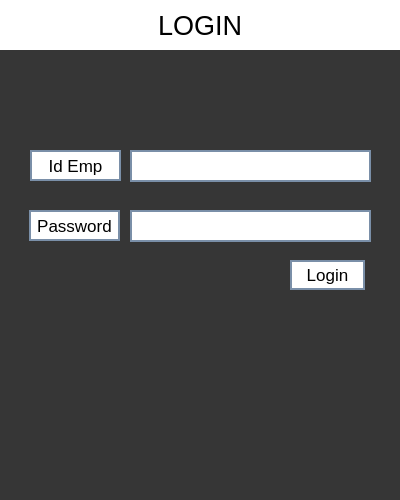
<?xml version="1.0" encoding="UTF-8"?>
<ui version="4.0">
 <class>Dialog</class>
 <widget class="QDialog" name="Dialog">
  <property name="geometry">
   <rect>
    <x>0</x>
    <y>0</y>
    <width>400</width>
    <height>500</height>
   </rect>
  </property>
  <property name="windowTitle">
   <string>Dialog</string>
  </property>
  <property name="styleSheet">
   <string notr="true">background-color:rgb(54, 54, 54)</string>
  </property>
  <widget class="QLabel" name="Title">
   <property name="geometry">
    <rect>
     <x>0</x>
     <y>0</y>
     <width>400</width>
     <height>50</height>
    </rect>
   </property>
   <property name="font">
    <font>
     <family>Segoe UI Symbol</family>
     <pointsize>20</pointsize>
    </font>
   </property>
   <property name="styleSheet">
    <string notr="true">background-color: rgb(255, 255, 255)</string>
   </property>
   <property name="text">
    <string>LOGIN</string>
   </property>
   <property name="textFormat">
    <enum>Qt::AutoText</enum>
   </property>
   <property name="alignment">
    <set>Qt::AlignCenter</set>
   </property>
   <property name="wordWrap">
    <bool>false</bool>
   </property>
   <property name="margin">
    <number>0</number>
   </property>
  </widget>
  <widget class="QLabel" name="label">
   <property name="geometry">
    <rect>
     <x>30</x>
     <y>150</y>
     <width>91</width>
     <height>31</height>
    </rect>
   </property>
   <property name="font">
    <font>
     <family>Segoe UI Symbol</family>
     <pointsize>13</pointsize>
    </font>
   </property>
   <property name="layoutDirection">
    <enum>Qt::LeftToRight</enum>
   </property>
   <property name="styleSheet">
    <string notr="true">background-color:rgb(255, 255, 255);
border: 2px Solid rgb(122, 143, 168);</string>
   </property>
   <property name="text">
    <string>Id Emp</string>
   </property>
   <property name="alignment">
    <set>Qt::AlignCenter</set>
   </property>
  </widget>
  <widget class="QLineEdit" name="id_emp">
   <property name="geometry">
    <rect>
     <x>130</x>
     <y>150</y>
     <width>241</width>
     <height>32</height>
    </rect>
   </property>
   <property name="font">
    <font>
     <family>Segoe UI Symbol</family>
     <pointsize>13</pointsize>
    </font>
   </property>
   <property name="styleSheet">
    <string notr="true">background-color:rgb(255, 255, 255);
border: 2px solid rgb(122, 143, 168);
padding: 5px;</string>
   </property>
   <property name="text">
    <string/>
   </property>
   <property name="frame">
    <bool>true</bool>
   </property>
  </widget>
  <widget class="QLabel" name="label_2">
   <property name="geometry">
    <rect>
     <x>29</x>
     <y>210</y>
     <width>91</width>
     <height>31</height>
    </rect>
   </property>
   <property name="font">
    <font>
     <family>Segoe UI Symbol</family>
     <pointsize>13</pointsize>
    </font>
   </property>
   <property name="layoutDirection">
    <enum>Qt::LeftToRight</enum>
   </property>
   <property name="styleSheet">
    <string notr="true">background-color:rgb(255, 255, 255);
border: 2px Solid rgb(122, 143, 168);</string>
   </property>
   <property name="text">
    <string>Password</string>
   </property>
   <property name="alignment">
    <set>Qt::AlignCenter</set>
   </property>
  </widget>
  <widget class="QLineEdit" name="pwd_emp">
   <property name="geometry">
    <rect>
     <x>130</x>
     <y>210</y>
     <width>241</width>
     <height>32</height>
    </rect>
   </property>
   <property name="font">
    <font>
     <family>Segoe UI Symbol</family>
     <pointsize>13</pointsize>
    </font>
   </property>
   <property name="styleSheet">
    <string notr="true">background-color:rgb(255, 255, 255);
border: 2px solid rgb(122, 143, 168);
padding: 5px;</string>
   </property>
   <property name="text">
    <string/>
   </property>
   <property name="frame">
    <bool>true</bool>
   </property>
  </widget>
  <widget class="QPushButton" name="pushlogin">
   <property name="geometry">
    <rect>
     <x>290</x>
     <y>260</y>
     <width>75</width>
     <height>30</height>
    </rect>
   </property>
   <property name="font">
    <font>
     <family>Segoe UI Symbol</family>
     <pointsize>13</pointsize>
    </font>
   </property>
   <property name="styleSheet">
    <string notr="true">background-color: rgb(255, 255, 255);
border: 2px solid rgb(122, 143, 168);</string>
   </property>
   <property name="text">
    <string>Login</string>
   </property>
  </widget>
 </widget>
 <resources/>
 <connections/>
</ui>
